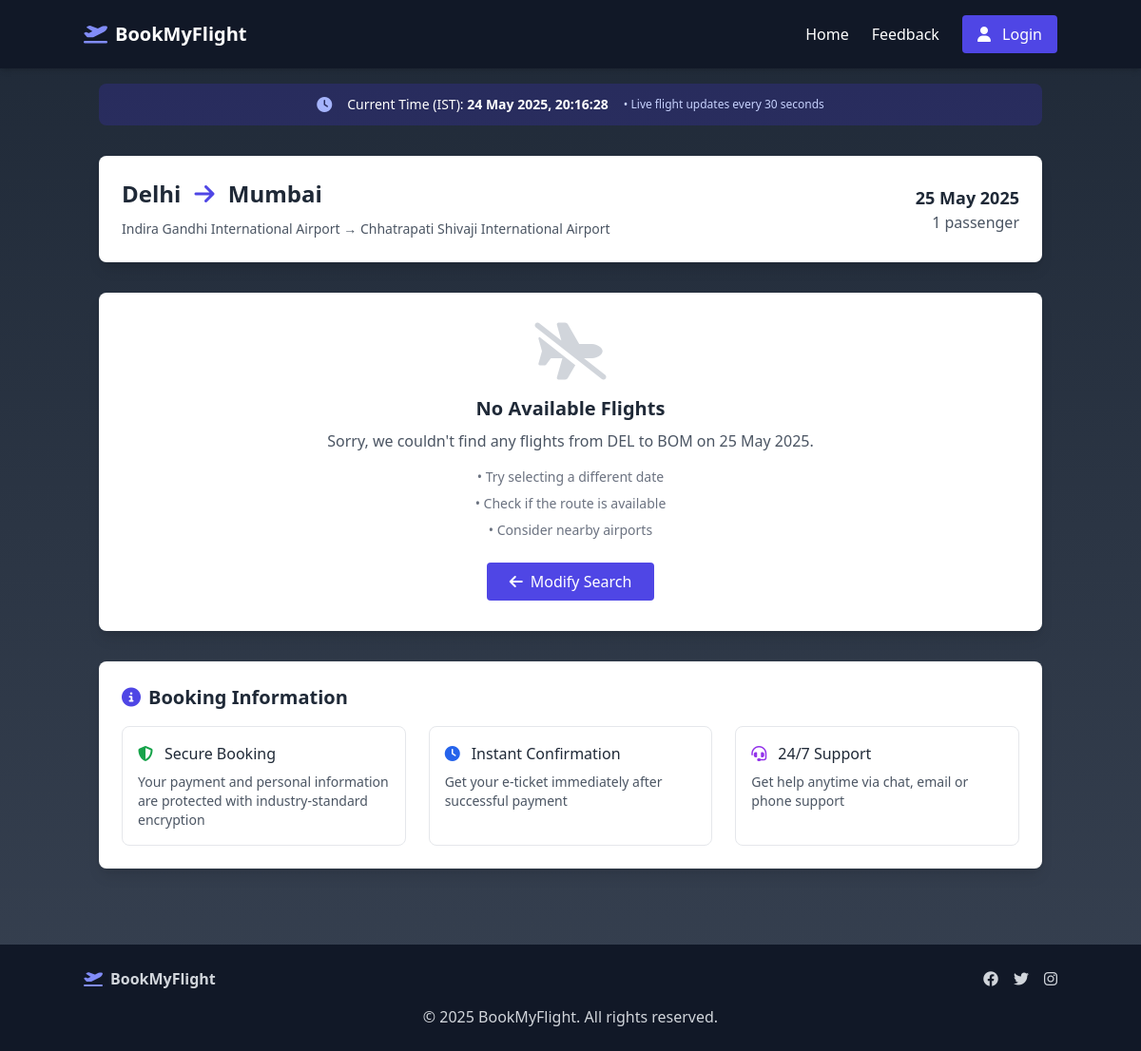
The page /availableindex.php on the database its author committed.
### tables this page shows
CREATE TABLE `airports` (
  `airport_id` varchar(10) NOT NULL,
  `airport_name` varchar(100) NOT NULL,
  `city` varchar(50) NOT NULL,
  `country` varchar(50) NOT NULL,
  `timezone` varchar(50) NOT NULL,
  `airport_code` varchar(10) DEFAULT NULL
);

### availableindex.php (the view, shortened to what this page needs)
<?php
require_once 'db_connect.php';
$origin = isset($_GET['from']) ? $_GET['from'] : '';
$destination = isset($_GET['to']) ? $_GET['to'] : '';
$departure_date = isset($_GET['departure_date']) ? $_GET['departure_date'] : '';
$tickets = isset($_GET['tickets']) ? (int)$_GET['tickets'] : 1;
if (empty($origin) && empty($destination)) {
    $origin = 'DEL';
    $destination = 'BOM';
    $departure_date = date('Y-m-d', strtotime('+1 day'));
    $tickets = 1;
}
$display_date = date('d F Y', strtotime($departure_date));
$current_date = date('Y-m-d');
$flights_query = "
    SELECT
        f.flight_id,
        f.flight_number,
        f.airline_id,
        a.airline_name,
        f.origin_airport,
        f.destination_airport,
        o.airport_code as origin_code,
        o.airport_name as origin_name,
        o.city as origin_city,
        d.airport_code as destination_code,
        d.airport_name as destination_name,
        d.city as destination_city,
        f.departure_time,
        f.arrival_time,
        f.duration,
        f.base_price,
        f.total_seats,
        f.available_seats,
        f.flight_status,
        TIMEDIFF(f.arrival_time, f.departure_time) as calculated_duration
    FROM flights f
    JOIN airlines a ON f.airline_id = a.airline_id
    JOIN airports o ON f.origin_airport = o.airport_id
    JOIN airports d ON f.destination_airport = d.airport_id
    WHERE o.airport_code = ?
    AND d.airport_code = ?
    AND DATE(f.departure_time) = ?
    AND f.available_seats >= ?
    AND f.flight_status != 'Cancelled'
    AND (
        CASE
            WHEN DATE(f.departure_time) = CURDATE()
            THEN f.departure_time > NOW()
            ELSE DATE(f.departure_time) >= CURDATE()
        END
    )
    ORDER BY f.departure_time ASC
";
$stmt = mysqli_prepare($mysqli, $flights_query);
mysqli_stmt_bind_param($stmt, 'sssi', $origin, $destination, $departure_date, $tickets);
if (!mysqli_stmt_execute($stmt)) {
    die("Query execution failed: " . mysqli_stmt_error($stmt));
}
$flights_result = mysqli_stmt_get_result($stmt);
$flights = [];
if ($flights_result && mysqli_num_rows($flights_result) > 0) {
    while ($row = mysqli_fetch_assoc($flights_result)) {
        $flight_departure = strtotime($row['departure_time']);
        $current_timestamp = time();
        if ($flight_departure > $current_timestamp) {
            if (empty($row['duration'])) {
                $row['duration'] = $row['calculated_duration'];
            }
            if (empty($row['airline_name'])) {
                $row['airline_name'] = $row['airline_id'];
            }
            $flights[] = $row;
        }
    }
} else {
    $no_flights_found = true;
}
$airport_query = "SELECT airport_code, airport_name, city FROM airports WHERE airport_code IN (?, ?)";
$stmt = mysqli_prepare($mysqli, $airport_query);
mysqli_stmt_bind_param($stmt, 'ss', $origin, $destination);
mysqli_stmt_execute($stmt);
$airport_result = mysqli_stmt_get_result($stmt);
$airport_info = [];
while ($row = mysqli_fetch_assoc($airport_result)) {
    $airport_info[$row['airport_code']] = $row;
}
?>
<!DOCTYPE html>
<html lang="en">
<head>
  <script src="https://cdn.tailwindcss.com"></script>
  <link rel="stylesheet" href="https://cdnjs.cloudflare.com/ajax/libs/font-awesome/6.4.0/css/all.min.css">
</head>
<body class="bg-gradient-to-b from-gray-800 to-gray-700 min-h-screen text-white">
  <header class="bg-gray-900 p-4 shadow-md">
    <div class="container mx-auto flex justify-between items-center">
      <a href="index.php" class="text-xl font-bold flex items-center">
        <i class="fas fa-plane-departure mr-2 text-indigo-400"></i>
        BookMyFlight
      </a>
      <nav class="flex items-center space-x-6">
        <a href="index.php" class="hover:text-indigo-400 transition">Home</a>
        <a href="feedback.php" class="hover:text-indigo-400 transition">Feedback</a>
        <?php if(isset($_SESSION['user_id'])): ?>
         <a href="user-dashboard.php" class="hover:text-indigo-200">
          <i class="fas fa-home mr-1"></i> Dashboard
        </a>
        <?php else: ?>
          <button onclick="window.location.href='login.php'" class="bg-indigo-600 hover:bg-indigo-700 text-white px-4 py-2 rounded transition">
            <i class="fas fa-user mr-2"></i> Login
          </button>
        <?php endif; ?>
      </nav>
    </div>
  </header>
  <div class="container mx-auto px-4 pt-4">
    <div class="bg-indigo-900 bg-opacity-50 rounded-lg p-3 text-center">
      <div class="flex items-center justify-center space-x-4">
        <i class="fas fa-clock text-indigo-300"></i>
        <span class="text-sm">Current Time (IST): <strong id="current-time"><?php echo date('d M Y, H:i:s'); ?></strong></span>
        <span class="text-xs text-indigo-200">• Live flight updates every 30 seconds</span>
      </div>
    </div>
  </div>
  <main class="container mx-auto px-4 py-8">
    <div class="bg-white rounded-lg shadow-lg p-6 mb-8 text-gray-800">
      <div class="flex flex-col md:flex-row justify-between items-start md:items-center">
        <div class="mb-4 md:mb-0">
          <h2 class="text-2xl font-bold mb-2">
            <?php echo isset($airport_info[$origin]) ? $airport_info[$origin]['city'] : $origin; ?>
            <i class="fas fa-arrow-right text-indigo-600 mx-2"></i>
            <?php echo isset($airport_info[$destination]) ? $airport_info[$destination]['city'] : $destination; ?>
          </h2>
          <div class="text-gray-600">
            <span class="text-sm">
              <?php echo isset($airport_info[$origin]) ? $airport_info[$origin]['airport_name'] : $origin; ?>
              →
              <?php echo isset($airport_info[$destination]) ? $airport_info[$destination]['airport_name'] : $destination; ?>
            </span>
          </div>
        </div>
        <div class="text-right">
          <div class="text-lg font-semibold"><?php echo $display_date; ?></div>
          <div class="text-gray-600"><?php echo $tickets; ?> passenger<?php echo $tickets > 1 ? 's' : ''; ?></div>
        </div>
      </div>
    </div>
    <?php if(isset($no_flights_found) && $no_flights_found): ?>
      <div class="bg-white rounded-lg shadow-lg p-8 text-center text-gray-800">
        <i class="fas fa-plane-slash text-6xl text-gray-300 mb-4"></i>
        <h3 class="text-xl font-bold mb-2">No Available Flights</h3>
        <p class="text-gray-600 mb-4">
          <?php if ($departure_date === $current_date): ?>
            Sorry, no more flights are available from <?php echo $origin; ?> to <?php echo $destination; ?> today.
          <?php else: ?>
            Sorry, we couldn't find any flights from <?php echo $origin; ?> to <?php echo $destination; ?> on <?php echo $display_date; ?>.
          <?php endif; ?>
        </p>
        <div class="space-y-2 text-sm text-gray-500">
          <p>• Try selecting a different date</p>
          <p>• Check if the route is available</p>
          <p>• Consider nearby airports</p>
        </div>
        <button onclick="history.back()" class="mt-6 bg-indigo-600 hover:bg-indigo-700 text-white px-6 py-2 rounded transition">
          <i class="fas fa-arrow-left mr-2"></i>Modify Search
        </button>
      </div>
    <?php endif; ?>
    <div class="mt-8 bg-white rounded-lg shadow-lg p-6">
      <h3 class="text-xl font-bold text-gray-800 mb-4">
        <i class="fas fa-info-circle text-indigo-600 mr-2"></i>Booking Information
      </h3>
      <div class="grid md:grid-cols-3 gap-6">
        <div class="border border-gray-200 rounded-lg p-4 hover:border-indigo-300 transition">
          <div class="flex items-center space-x-3 mb-2">
            <i class="fas fa-shield-alt text-green-600"></i>
            <h4 class="font-medium text-gray-800">Secure Booking</h4>
          </div>
          <p class="text-sm text-gray-600">Your payment and personal information are protected with industry-standard encryption</p>
        </div>
        <div class="border border-gray-200 rounded-lg p-4 hover:border-indigo-300 transition">
          <div class="flex items-center space-x-3 mb-2">
            <i class="fas fa-clock text-blue-600"></i>
            <h4 class="font-medium text-gray-800">Instant Confirmation</h4>
          </div>
          <p class="text-sm text-gray-600">Get your e-ticket immediately after successful payment</p>
        </div>
        <div class="border border-gray-200 rounded-lg p-4 hover:border-indigo-300 transition">
          <div class="flex items-center space-x-3 mb-2">
            <i class="fas fa-headset text-purple-600"></i>
            <h4 class="font-medium text-gray-800">24/7 Support</h4>
          </div>
          <p class="text-sm text-gray-600">Get help anytime via chat, email or phone support</p>
        </div>
      </div>
    </div>
  </main>
  <footer class="bg-gray-900 text-center p-6 text-gray-300 mt-12">
    <div class="container mx-auto">
      <div class="flex flex-col md:flex-row justify-between items-center">
        <div class="mb-4 md:mb-0">
          <a href="index.php" class="flex items-center justify-center md:justify-start">
            <i class="fas fa-plane-departure mr-2 text-indigo-400"></i>
            <span class="font-bold">BookMyFlight</span>
          </a>
        </div>
        <div class="flex space-x-4">
          <a href="#" class="hover:text-indigo-400 transition"><i class="fab fa-facebook"></i></a>
          <a href="#" class="hover:text-indigo-400 transition"><i class="fab fa-twitter"></i></a>
          <a href="#" class="hover:text-indigo-400 transition"><i class="fab fa-instagram"></i></a>
        </div>
      </div>
      <div class="mt-4">
        <p>© 2025 BookMyFlight. All rights reserved.</p>
      </div>
    </div>
  </footer>
</body>
</html>

### rows shown on the page
airports: city "Delhi", airport_name "Indira Gandhi International Airport"
airports: city "Mumbai", airport_name "Chhatrapati Shivaji International Airport"

### other values the page prints
$display_date "25 May 2025"
$tickets "1"
$origin "DEL"
$destination "BOM"
